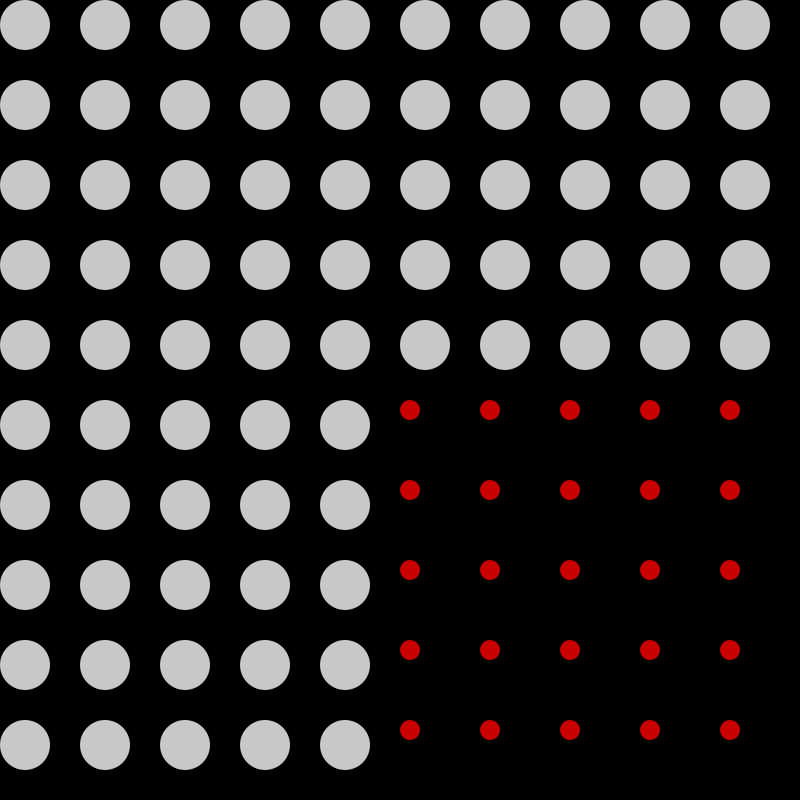
Frame 1 (no input)
Frame 60 (the mouse pressed at the canvas centre just before this capture): identical to frame 1, image omitted
Frame 120 (the mouse held since frame 60 and released just before this capture): identical to frame 1, image omitted

The Processing sketch that drew this single still picture (run headless with seeded random() and noise(); from frame 60 on, the mouse is pressed at the canvas centre):

// Processing sketch: w06_02_2dArrays2
// ── w06_02_2dArrays2.pde
// Code 1 FA_18
// Bryan Ma

// 2d arrays part 2

// this sketch uses a 2d array of booleans.
// it fills the array based on the value of i and j in the loop, seeing if its
//  halfway through the loop in that dimension. if it is, it sets the value to true.
// in the draw loop, based on if the boolean is true or not, it sets the color of an
//  ellipse being drawn. 

// add an additional 2d array that will be used to store the sizes of each of the 
//  ellipses being drawn. that is, some ellipses should be large, some should be small, 
//  etc. Map the value in the setup loops. for example, the ellipses should be large 
//  on the left and small on the right. 
// Replace the w and h values filling the ellipse with the new values from your new
//  ellipse size 2d array.

int gridW = 10;
int gridH = 10;

boolean[][] isRed = new boolean[gridW][gridH];
float[][] size = new float[gridW][gridH];

void setup() {
  size(800, 800);
  noStroke();
  for (int i = 0; i < gridW; i++) {
    for (int j = 0; j < gridH; j++) {
      if (i >= gridW/2 && j >= gridH/2) {
        isRed[i][j] = true;
        size[i][j] = 20;
      } else {
        isRed[i][j] = false;
        size[i][j] = 50;
      }
    }
  }
}

void draw() {
  background(0);
  for (int i = 0; i < gridW; i++) {
    for (int j = 0; j < gridH; j++) {
      
      if (isRed[i][j] == true) {
        fill(200, 0, 0);
      } else {
        fill(200, 200, 200);
      }
      //float w = width/gridW;
      //float h = height/gridH;
      float xPos = i * width/gridW + size[i][j]/2;
      float yPos = j * height/gridH + size[i][j]/2;
      
      ellipse(xPos, yPos, size[i][j], size[i][j]);
    }
  }
}
